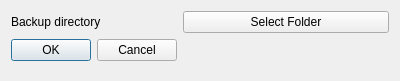
<?xml version="1.0" encoding="UTF-8"?>
<ui version="4.0">
 <class>SettingsDialog</class>
 <widget class="QDialog" name="SettingsDialog">
  <property name="geometry">
   <rect>
    <x>0</x>
    <y>0</y>
    <width>400</width>
    <height>81</height>
   </rect>
  </property>
  <property name="windowTitle">
   <string>Dialog</string>
  </property>
  <layout class="QFormLayout" name="formLayout">
   <item row="1" column="0">
    <widget class="QDialogButtonBox" name="buttonBox">
     <property name="orientation">
      <enum>Qt::Horizontal</enum>
     </property>
     <property name="standardButtons">
      <set>QDialogButtonBox::Cancel|QDialogButtonBox::Ok</set>
     </property>
    </widget>
   </item>
   <item row="0" column="0">
    <widget class="QLabel" name="label">
     <property name="text">
      <string>Backup directory</string>
     </property>
    </widget>
   </item>
   <item row="0" column="1">
    <widget class="QPushButton" name="pushButton">
     <property name="text">
      <string>Select Folder</string>
     </property>
    </widget>
   </item>
  </layout>
 </widget>
 <resources/>
 <connections>
  <connection>
   <sender>buttonBox</sender>
   <signal>accepted()</signal>
   <receiver>SettingsDialog</receiver>
   <slot>accept()</slot>
   <hints>
    <hint type="sourcelabel">
     <x>248</x>
     <y>254</y>
    </hint>
    <hint type="destinationlabel">
     <x>157</x>
     <y>274</y>
    </hint>
   </hints>
  </connection>
  <connection>
   <sender>buttonBox</sender>
   <signal>rejected()</signal>
   <receiver>SettingsDialog</receiver>
   <slot>reject()</slot>
   <hints>
    <hint type="sourcelabel">
     <x>316</x>
     <y>260</y>
    </hint>
    <hint type="destinationlabel">
     <x>286</x>
     <y>274</y>
    </hint>
   </hints>
  </connection>
 </connections>
</ui>
